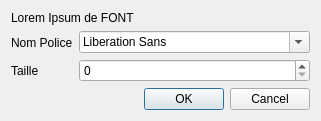
<?xml version="1.0" encoding="UTF-8"?>
<ui version="4.0">
 <class>ConfigPolice</class>
 <widget class="QDialog" name="ConfigPolice">
  <property name="geometry">
   <rect>
    <x>0</x>
    <y>0</y>
    <width>184</width>
    <height>119</height>
   </rect>
  </property>
  <property name="windowTitle">
   <string>Dialog</string>
  </property>
  <layout class="QVBoxLayout" name="verticalLayout_3">
   <item>
    <widget class="QLabel" name="label_affichage">
     <property name="text">
      <string>Lorem Ipsum de FONT</string>
     </property>
    </widget>
   </item>
   <item>
    <layout class="QHBoxLayout" name="horizontalLayout">
     <item>
      <layout class="QVBoxLayout" name="verticalLayout">
       <item>
        <widget class="QLabel" name="label_nom">
         <property name="text">
          <string>Nom Police</string>
         </property>
        </widget>
       </item>
       <item>
        <widget class="QLabel" name="label_taille">
         <property name="text">
          <string>Taille</string>
         </property>
        </widget>
       </item>
      </layout>
     </item>
     <item>
      <layout class="QVBoxLayout" name="verticalLayout_2">
       <item>
        <widget class="QFontComboBox" name="fontComboBox"/>
       </item>
       <item>
        <widget class="QSpinBox" name="spinBox_TaillePolice"/>
       </item>
      </layout>
     </item>
    </layout>
   </item>
   <item>
    <widget class="QDialogButtonBox" name="buttonBox_Sauvegarder">
     <property name="orientation">
      <enum>Qt::Horizontal</enum>
     </property>
     <property name="standardButtons">
      <set>QDialogButtonBox::Cancel|QDialogButtonBox::Ok</set>
     </property>
    </widget>
   </item>
  </layout>
 </widget>
 <resources/>
 <connections>
  <connection>
   <sender>buttonBox_Sauvegarder</sender>
   <signal>accepted()</signal>
   <receiver>ConfigPolice</receiver>
   <slot>accept()</slot>
   <hints>
    <hint type="sourcelabel">
     <x>248</x>
     <y>254</y>
    </hint>
    <hint type="destinationlabel">
     <x>157</x>
     <y>274</y>
    </hint>
   </hints>
  </connection>
  <connection>
   <sender>buttonBox_Sauvegarder</sender>
   <signal>rejected()</signal>
   <receiver>ConfigPolice</receiver>
   <slot>reject()</slot>
   <hints>
    <hint type="sourcelabel">
     <x>316</x>
     <y>260</y>
    </hint>
    <hint type="destinationlabel">
     <x>286</x>
     <y>274</y>
    </hint>
   </hints>
  </connection>
 </connections>
</ui>
